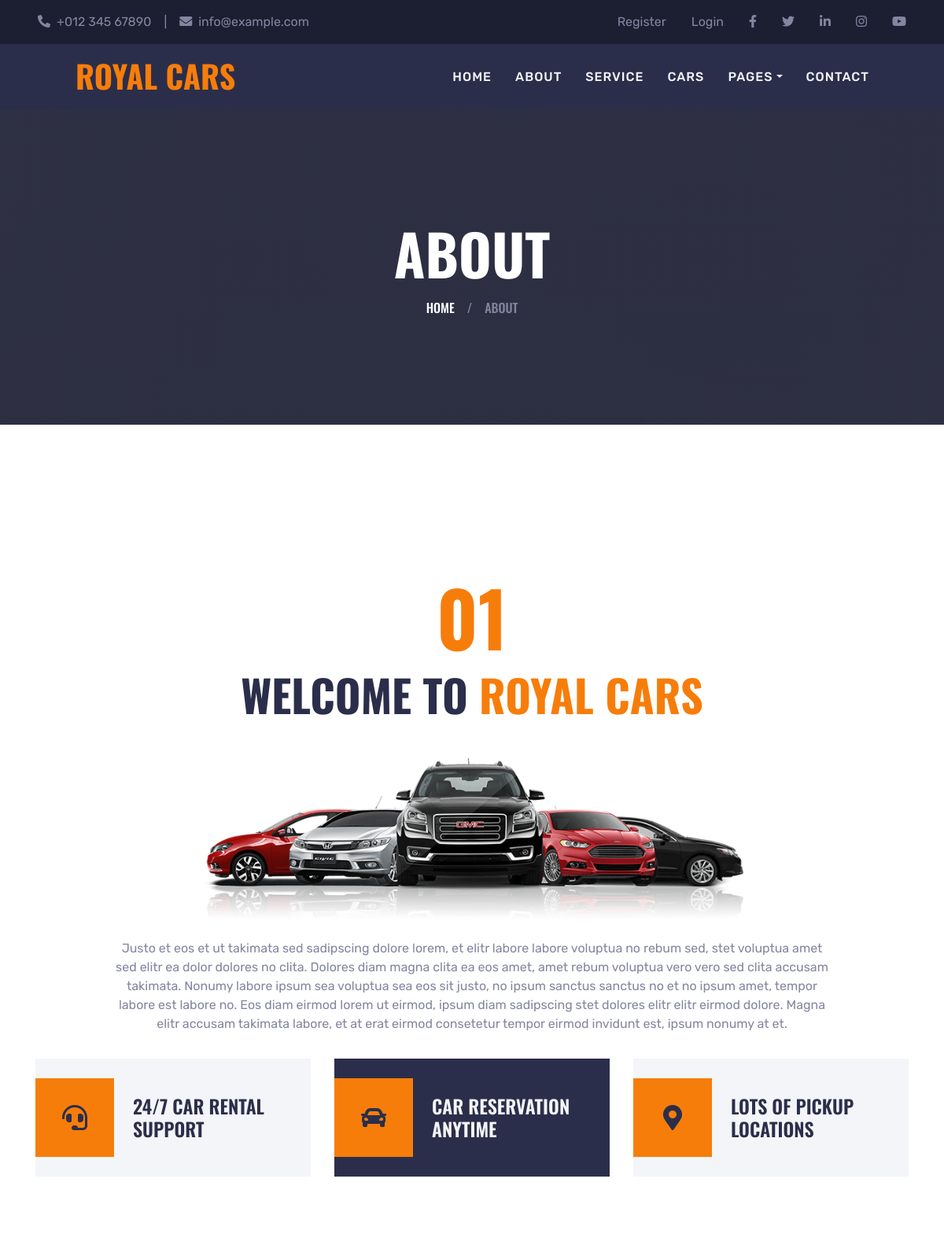
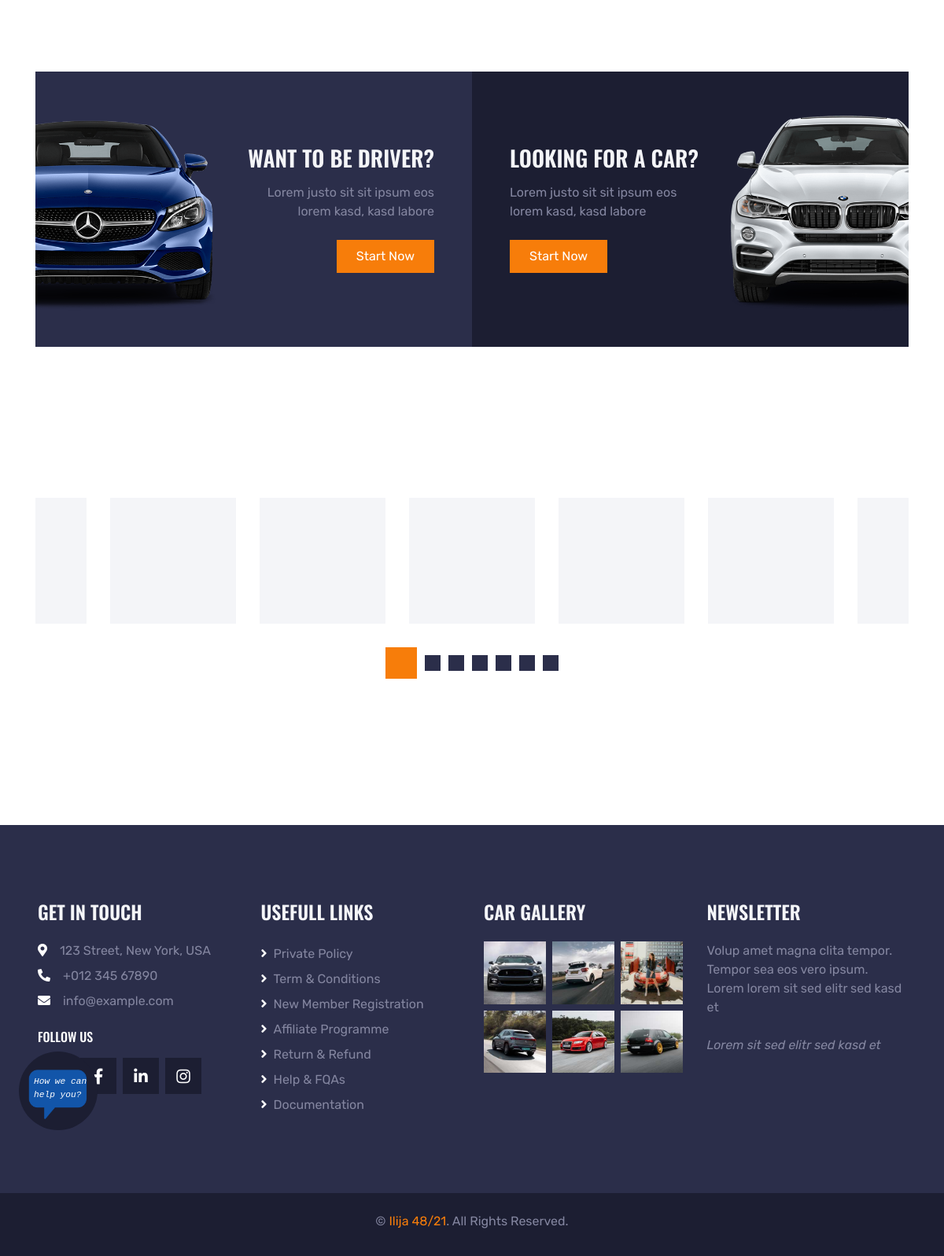
Page /about.php on the committed database (2 pictures, top to bottom).
### tables this page shows
CREATE TABLE `navigation` (
  `id_nav` int(255) NOT NULL,
  `name` varchar(100) NOT NULL,
  `path` varchar(70) NOT NULL,
  `subname` int(255) DEFAULT NULL
);

CREATE TABLE `model` (
  `model_id` int(255) NOT NULL,
  `model_name` varchar(150) NOT NULL,
  `img_src` varchar(255) NOT NULL
);

CREATE TABLE `images` (
  `img_id` int(255) NOT NULL,
  `img_src` varchar(100) NOT NULL,
  `alt` varchar(70) NOT NULL,
  `date_add` date NOT NULL DEFAULT current_timestamp()
);

### config/conf.php (called while the page is built, shortened)
<?php
    $infoCompany = [
    "address" => "123 Street, New York, USA",
    "phone" => "+012 345 67890",
    "email" => "info@example.com"
    ];
    $links = [
    "twitter" => "https://twitter.com/",
    "facebook" => "https://www.facebook.com/",
    "linkedin" => "https://www.linkedin.com/",
    "instagram" => "https://www.instagram.com/",
    "youtube" => "https://www.youtube.com/",
    "Register" => "register.php",
    "Login" => "login.php"
    ];

### includes/seller.php (the view)
<?php
$models = selectAll("model");
$baseIMG = 'img/';
?>
<div class="container-fluid py-5"  style="margin-bottom: 90px">
        <div class="container py-5">
            <div class="owl-carousel vendor-carousel">
                <?php foreach ($models as $model): ?>
                    <div class="bg-light p-4">
                        <img src="<?=$baseIMG.$model->img_src?>" alt="<?=$model->model_name?>"/>
                    </div>
                <?php endforeach; ?>
        </div>
    </div>
</div>

### includes/header.php (shortened to what this page needs)
<?php
include "config/conf.php";
include "config/connection.php";
include "logic/functions.php";
$nav = selectNavigation();
global $infoCompany;
global $links;
?>
<!DOCTYPE html>
<html lang="en">
<head>
    <link href="https://cdnjs.cloudflare.com/ajax/libs/font-awesome/5.15.0/css/all.min.css" rel="stylesheet">
    <link href="lib/owlcarousel/assets/owl.carousel.min.css" rel="stylesheet">
    <link href="lib/tempusdominus/css/tempusdominus-bootstrap-4.min.css" rel="stylesheet" />
    <link href="css/bootstrap.min.css" rel="stylesheet">
    <link href="css/style.css" rel="stylesheet">
</head>
<body>
    <div class="container-fluid bg-dark py-3 px-lg-5 d-none d-lg-block">
        <div class="row">
            <div class="col-md-6 text-center text-lg-left mb-2 mb-lg-0">
                <div class="d-inline-flex align-items-center">
                    <a class="text-body pr-3" href="#"><i class="fa fa-phone-alt mr-2"></i><?= $infoCompany["phone"]; ?></a>
                    <span class="text-body">|</span>
                    <a class="text-body px-3" href="#"><i class="fa fa-envelope mr-2"></i><?= $infoCompany["email"]; ?></a>
                </div>
            </div>
            <div class="col-md-6 text-center text-lg-right">
                <div class="d-inline-flex align-items-center">
                    <?php if(!isset($_SESSION["user"])):?>
                        <a class="text-body px-3" href="<?= $links["Register"] ?>"><?= array_search('register.php',$links) ?></a>
                        <a class="text-body px-3" href="<?= $links["Login"] ?>"><?= array_search('login.php',$links) ?> </a>
                        <a class="text-body px-3" href="<?= $links["facebook"] ?>">
                            <i class="fab fa-facebook-f"></i>
                        </a>
                        <a class="text-body px-3" href="<?= $links["twitter"] ?>">
                            <i class="fab fa-twitter"></i>
                        </a>
                        <a class="text-body px-3" href="<?= $links["linkedin"] ?>">
                            <i class="fab fa-linkedin-in"></i>
                        </a>
                        <a class="text-body px-3" href="<?= $links["instagram"] ?>">
                            <i class="fab fa-instagram"></i>
                        </a>
                        <a class="text-body pl-3" href="<?= $links["youtube"] ?>">
                            <i class="fab fa-youtube"></i>
                        </a>
                    <?php endif; ?>
                </div>
            </div>
        </div>
    </div>
    <div class="container-fluid position-relative nav-bar p-0">
        <div class="position-relative" style="z-index: 9;">
            <nav class="navbar navbar-expand-lg bg-secondary navbar-dark py-3 py-lg-0 pl-3 pl-lg-5">
                <a href="index.php" class="navbar-brand">
                    <h1 class="text-uppercase text-primary mb-1 ml-lg-5">Royal Cars</h1>
                </a>
                <div class="collapse navbar-collapse justify-content-between px-3 mr-lg-5" id="navbarCollapse">
                    <div class="navbar-nav ml-auto py-0">
                        <?php
                        foreach ($nav as $item){
                            if ($item->id_nav == 5){
                                echo printNavDdl(5,$item->name);
                            }
                            else {
                                echo "<a href='$item->path' class='nav-item nav-link'>$item->name</a>";
                            }
                        }
                        ?>
                    </div>
                </div>
            </nav>
        </div>
    </div>
<div id="chatBox">
    <img src="img/chat.png" alt="chatImg"/>
</div>

### logic/functions.php (shortened to what this page needs)
<?php
function selectAll($table){
    global $conn;
    $query = "SELECT * FROM $table";
    $select = $conn->query($query);
    return $select->fetchAll();
}
function selectNavigation(){
    global $conn;
    $query = "SELECT * FROM navigation WHERE subname IS NULL";
    $select = $conn->query($query);
    return $select->fetchAll();
}
function printNavDdl($id,$name){
    global $conn;
    $upit = "SELECT * FROM navigation WHERE subname = $id";
    $select = $conn->query($upit)->fetchAll();
    $string = "";
    $string .= '<div class="nav-item dropdown">
                                    <a href="#" class="nav-link dropdown-toggle" data-toggle="dropdown">'.$name.'</a>
                                    <div class="dropdown-menu rounded-0 m-0"> ';
    foreach ($select as $i){
        $string .= ' <a href="'.$i->path.'" class="dropdown-item">'.$i->name.'</a>';
    }
    $string .= '</div></div>';
    return $string;
}
function galleryImages(){
    global $conn;
    $query = "SELECT img_src,alt FROM images WHERE img_id IN(SELECT img_id FROM gallery)
               ORDER BY date_add DESC LIMIT 6";
    $select = $conn->query($query);
    return $select->fetchAll();
}

### includes/footerGallery.php
<?php
$galleryImages = galleryImages();
?>
<div class="col-lg-3 col-md-6 mb-5">
                <h4 class="text-uppercase text-light mb-4">Car Gallery</h4>
                <div class="row mx-n1">
                   <?php foreach ($galleryImages as $img): ?>
                       <div class="col-4 px-1 mb-2">
                           <a href=""><img class="w-100" src="img/<?=$img->img_src?>" alt="<?=$img->alt?>"></a>
                       </div>
                    <?php endforeach; ?>
                </div>
            </div>

### css/style.css (style rules this page uses)
:root { --primary: #F77D0A; --secondary: #2B2E4A; --light: #F4F5F8; --dark: #1C1E32; }
body { overflow-x: hidden; }
h1, h2, .font-weight-bold { font-weight: 700 !important; }
h3, h4, .font-weight-semi-bold { font-weight: 600 !important; }
.nav-bar::before { position: absolute; content: ""; width: 100%; height: 50%; top: 0; left: 0; background: var(--dark); }
.nav-bar::after { position: absolute; content: ""; width: 100%; height: 50%; bottom: 0; left: 0; background: #ffffff; }
.navbar-dark .navbar-nav .nav-link { padding: 30px 15px; font-size: 16px; font-weight: 500; letter-spacing: 1px; text-transform: uppercase; color: var(--light); outline: none; }
#chatBox { position: fixed; left: 2%; bottom: 5%; z-index: 9999; width: 100px; height: 100px; cursor: pointer; border-radius:50% ; background-color: var(--dark); }
#chatBox img { position: absolute; width: 80%; top: 20%; left: 9%; }

### rows in the picture
navigation: name "HOME"
navigation: name "ABOUT"
navigation: name "SERVICE"
navigation: name "CARS"
navigation: name "PAGES"
navigation: name "CONTACT"
model: img_src (picture)
model: img_src (picture)
model: img_src (picture)
model: img_src (picture)
model: img_src (picture)
model: img_src (picture)
model: img_src (picture)
images: img_src (picture)
images: img_src (picture)
images: img_src (picture)
images: img_src (picture)
images: img_src (picture)
images: img_src (picture)

### other values in the picture
$infoCompany["phone"] "+012 345 67890"
$infoCompany["email"] "info@example.com"
array_search('register.php',$links) "Register"
array_search('login.php',$links) "Login"
$infoCompany["address"] "123 Street, New York, USA"
$key "Private Policy"
$key "Term & Conditions"
$key "New Member Registration"
$key "Affiliate Programme"
$key "Return & Refund"
$key "Help & FQAs"
$key "Documentation"
